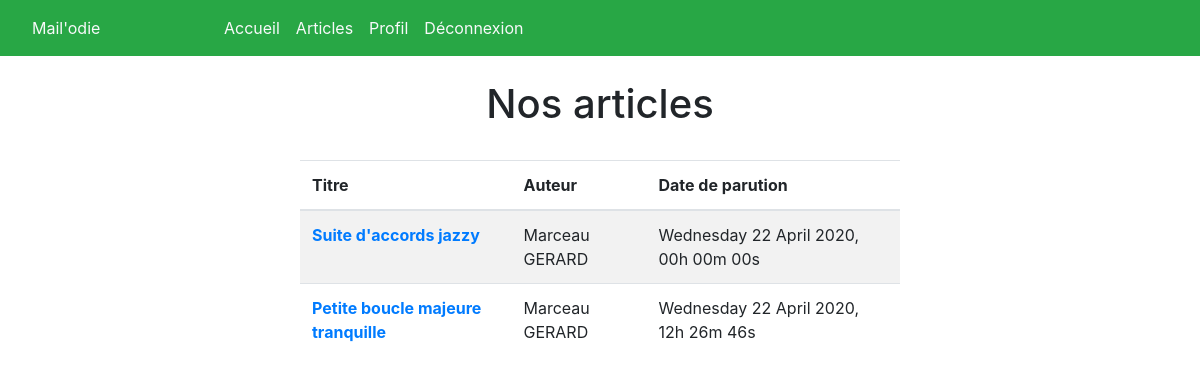
The app's page /articles.php (signed in) with its own data.
### tables this page shows
CREATE TABLE `articles` (
  `id` int(11) NOT NULL,
  `title` varchar(150) NOT NULL,
  `author` int(11) NOT NULL,
  `create_date` datetime NOT NULL,
  `content` varchar(20000) NOT NULL
);

CREATE TABLE `users` (
  `id` int(11) NOT NULL,
  `email` varchar(320) NOT NULL,
  `password` char(60) NOT NULL,
  `firstname` varchar(50) NOT NULL,
  `lastname` varchar(50) NOT NULL,
  `admin` int(11) NOT NULL,
  `register_date` datetime NOT NULL,
  `activated` int(11) NOT NULL,
  `register_token` char(32) NOT NULL
);

### articles.php (the view, shortened to what this page needs)
<!DOCTYPE html>
<html lang="fr">
<head>
    <link rel="stylesheet" href="https://stackpath.bootstrapcdn.com/bootstrap/4.4.1/css/bootstrap.min.css">
</head>
<body>
    <div class="container-fluid">
        <?php
        include 'parts/menu.php';
        ?>
        <div class ="row">
            <h1 class="text-center col-12 mt-4">Nos articles</h1>
        </div>
        <div class="row">
            <table class="table table-striped col-6 offset-3 mt-4">
                <thead>
                    <tr>
                        <th scope="col">Titre</th>
                        <th scope="col">Auteur</th>
                        <th scope="col">Date de parution</th>
                    </tr>
                </thead>
                <tbody>
                    <?php
                    try{
                        $bdd = new PDO('mysql:host=localhost;dbname=mailodie;charset=utf8', 'root', '');
                        $bdd->setAttribute(PDO::ATTR_ERRMODE, PDO::ERRMODE_EXCEPTION);
                    } catch(Exception $e){
                        die('Il y a un problème sur la BDD : ' . $e->getMessage());
                    }
                    $response = $bdd->query('SELECT articles.id, articles.title, users.firstname, users.lastname, articles.create_date FROM articles INNER JOIN users ON articles.author = users.id ORDER BY create_date');
                    $articles = $response->fetchAll(PDO::FETCH_ASSOC);
                    if(empty($articles)){
                        echo '<tr>
                        <th style="color:red;">Aucun article sur notre site pour le moment.</th>
                        </tr>';
                    } else{
                        foreach($articles as $article){
                            echo
                            '<tr>
                            <th scope="row"><a href="article.php?id='.$article['id'].'">'. htmlspecialchars($article['title']) .'</a></th>
                            <td>' . htmlspecialchars($article['firstname']) . ' ' . htmlspecialchars($article['lastname']) .'</td>
                            <td>' . htmlspecialchars(strftime('%A %d %B %Y, %Hh %Mm %Ss', strtotime($article['create_date']))) . '</td>';
                            echo '</tr>';
                        }
                    }
                    ?>
                </tbody>
            </table>
        </div>
    </div>
</body>
</html>

### records on screen
articles: title "Suite d'accords jazzy", author.firstname "Marceau", author.lastname "GERARD", create_date "Wednesday 22 April 2020, 00h 00m 00s"
articles: title "Petite boucle majeure tranquille", author.firstname "Marceau", author.lastname "GERARD", create_date "Wednesday 22 April 2020, 12h 26m 46s"
